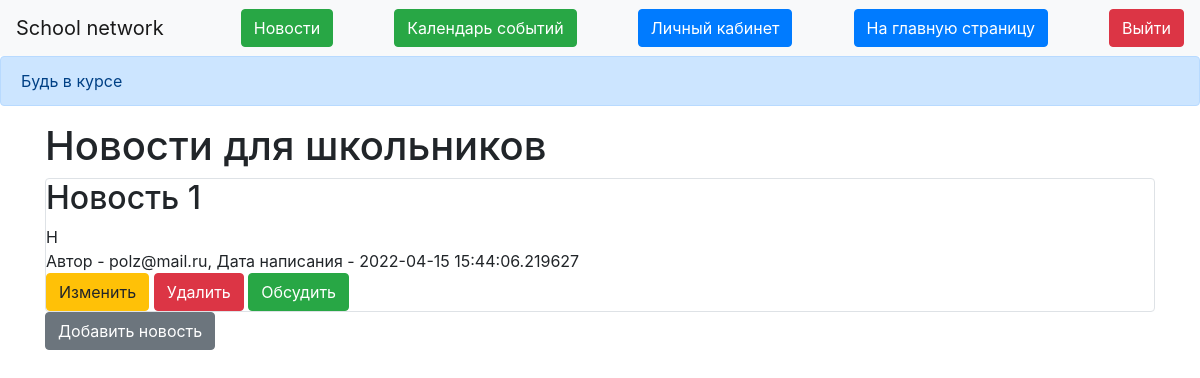
Screenshot of /news (signed in) with the database file from the repository.
### data/news.py (models this page shows)
class News(SqlAlchemyBase):
    __tablename__ = 'news'
    id = sqlalchemy.Column(sqlalchemy.Integer,
                           primary_key=True, autoincrement=True)
    title = sqlalchemy.Column(sqlalchemy.String, nullable=True)
    content = sqlalchemy.Column(sqlalchemy.String, nullable=True)
    created_date = sqlalchemy.Column(sqlalchemy.DateTime,
                                     default=datetime.datetime.now)
    for_which_form = sqlalchemy.Column(sqlalchemy.Boolean, default=True)
    user_id = sqlalchemy.Column(sqlalchemy.Integer,
                                sqlalchemy.ForeignKey("users.id"))
    is_news = sqlalchemy.Column(sqlalchemy.Boolean, default=True)
    user = orm.relation('User')

### data/users.py (models this page shows, shortened)
class User(SqlAlchemyBase, UserMixin):
    __tablename__ = 'users'
    id = sqlalchemy.Column(sqlalchemy.Integer,
                           primary_key=True, autoincrement=True)
    name = sqlalchemy.Column(sqlalchemy.String, nullable=True)
    about = sqlalchemy.Column(sqlalchemy.String, nullable=True)
    email = sqlalchemy.Column(sqlalchemy.String,
                              index=True, unique=True, nullable=True)
    hashed_password = sqlalchemy.Column(sqlalchemy.String, nullable=True)
    created_date = sqlalchemy.Column(sqlalchemy.DateTime,
                                     default=datetime.datetime.now)
    is_teacher = sqlalchemy.Column(sqlalchemy.Boolean, default=True)
    news = orm.relation("News", back_populates='user')

### main.py (the view)
@app.route("/news")
def index():
    db_session.global_init("db/blogs.db")
    db_sess = db_session.create_session()
    news = db_sess.query(News)
    teacher = db_sess.query(User).filter(User.is_teacher == 1)
    return render_template("news.html", news=news)

### data/db_session.py (called while the page is built, shortened)
def global_init(db_file):
    global __factory
    if __factory:
        return

def create_session() -> Session:
    global __factory
    return __factory()

### main.py (called while the page is built)
@login_manager.user_loader
def load_user(user_id):
    db_sess = db_session.create_session()
    return db_sess.query(User).get(user_id)

### templates/news.html
{% extends "base.html" %}
{% block content %}
<h1>Новости для школьников</h1>
{% for item in news%}
<div class="col-md6 border rounded">
    <h2>{{item.title}}</h2>
    <div>
        {{item.content}}
    </div>
    <div>
        Автор - {{item.user.name}}, Дата написания - {{item.created_date}}
    </div>
    {% if current_user.is_authenticated and current_user == item.user %}
    <div>
        <a href="/news/{{ item.id }}" class="btn btn-warning">
            Изменить
        </a>
        <a href="/news_delete/{{ item.id }}" class="btn btn-danger">
            Удалить
        </a>
        <a class="btn btn-success" href="/obs/{{ item.id }}">Обсудить</a>
    </div>
    {% else %}
    <a class="btn btn-success" href="/obs/{{ item.id }}">Обсудить</a>
    {% endif %}
</div>
{% endfor %}
{% if current_user.is_authenticated%}
<a href="/news_add" class="btn btn-secondary">Добавить новость</a>
{% endif %}
{% endblock %}

### rows the page displays
News: title "Новость 1", content "H", user.name "polz@mail.ru", created_date "2022-04-15 15:44:06.219627"
